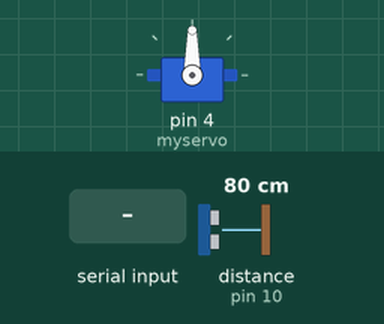
Recording of a sketch running on a simulated Arduino Uno, built with avr-gcc and run on an emulated ATmega328P. Parts: servo. The inputs (shaded band) are chosen by the test bench; at power-on: distance to the obstacle (sensor on pin 10) 80 cm. The echo pulse lasts 58.3 µs per cm; what the sketch prints to the serial monitor is not drawn.

Above: at 1.2 s.
1.3 s: "1" received over Serial
At 2.8 s:
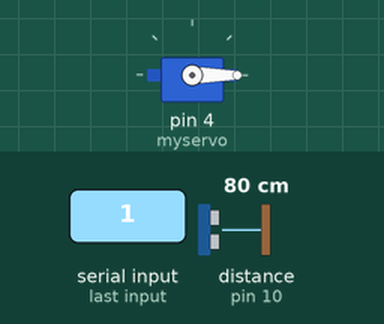
Timing chart, 0 to 4.3 s (numbered marks = the images above; inputs shaded):
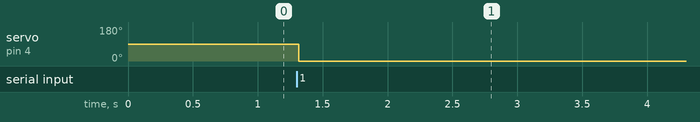

The sketch:

sketch_feb18a.ino
```cpp
#include <Servo.h>

Servo myservo;  // create servo object to control a servo
// twelve servo objects can be created on most boards

int pos = 0;    // variable to store the servo position
const int trigPin = 9;
const int echoPin = 10;

// defines variables
long duration;
int distance;

void setup() {
  pinMode(trigPin, OUTPUT); // Sets the trigPin as an Output
  pinMode(echoPin, INPUT); // Sets the echoPin as an Input
  myservo.attach(4);  // attaches the servo on pin 11 to the servo object
  Serial.begin(9600); // Starts the serial communication
  // Serial.begin(96B0);
}

int side = 0;
void loop() {
//  // Clears the trigPin
//  digitalWrite(trigPin, LOW);
//  delayMicroseconds(2);
//
//  // Sets the trigPin on HIGH state for 10 micro seconds
//  digitalWrite(trigPin, HIGH);
//  delayMicroseconds(10);
//  digitalWrite(trigPin, LOW);
//
//  // Reads the echoPin, returns the sound wave travel time in microseconds
//  duration = pulseIn(echoPin, HIGH);
//
//  // Calculating the distance
//  distance= duration*0.034/2;
//
//  // Prints the distance on the Serial Monitor
//  Serial.print("Distance: ");
//  Serial.println(distance);

  int ch = Serial.read();
  Serial.print("Read: ");
  Serial.println(ch);
  if(ch == 49) {
  for (pos = 0; pos <= 180; pos += 180) { // goes from 0 degrees to 180 degrees
    // in steps of 1 degree
    myservo.write(pos);              // tell servo to go to position in variable 'pos'
//    delay(15);                       // waits 15ms for the servo to reach the position

    // Clears the trigPin
    digitalWrite(trigPin, LOW);
    //delayMicroseconds(2);

    // Sets the trigPin on HIGH state for 10 micro seconds
    digitalWrite(trigPin, HIGH);
    //delayMicroseconds(10);
    digitalWrite(trigPin, LOW);

    // Reads the echoPin, returns the sound wave travel time in microseconds
    duration = pulseIn(echoPin, HIGH);

    // Calculating the distance
    distance= duration*0.034/2;

  }

 // delay(5000);

  for (pos = 180; pos >= 0; pos -= 180) { // goes from 180 degrees to 0 degrees
    myservo.write(pos);              // tell servo to go to position in variable 'pos'
    //delay(15);                       // waits 15ms for the servo to reach the position

    // Clears the trigPin
    digitalWrite(trigPin, LOW);
    //delayMicroseconds(2);

    // Sets the trigPin on HIGH state for 10 micro seconds
    digitalWrite(trigPin, HIGH);
    //delayMicroseconds(10);
    digitalWrite(trigPin, LOW);

    // Reads the echoPin, returns the sound wave travel time in microseconds
    duration = pulseIn(echoPin, HIGH);

    // Calculating the distance
    distance= duration*0.034/2;

    int ch = Serial.read();
    Serial.print("Read: ");
    Serial.println(ch);

  }
  }
}
```

Measured:
- after the input at 1.3 s, servo on pin 4 (myservo): 90° → 0° at once
